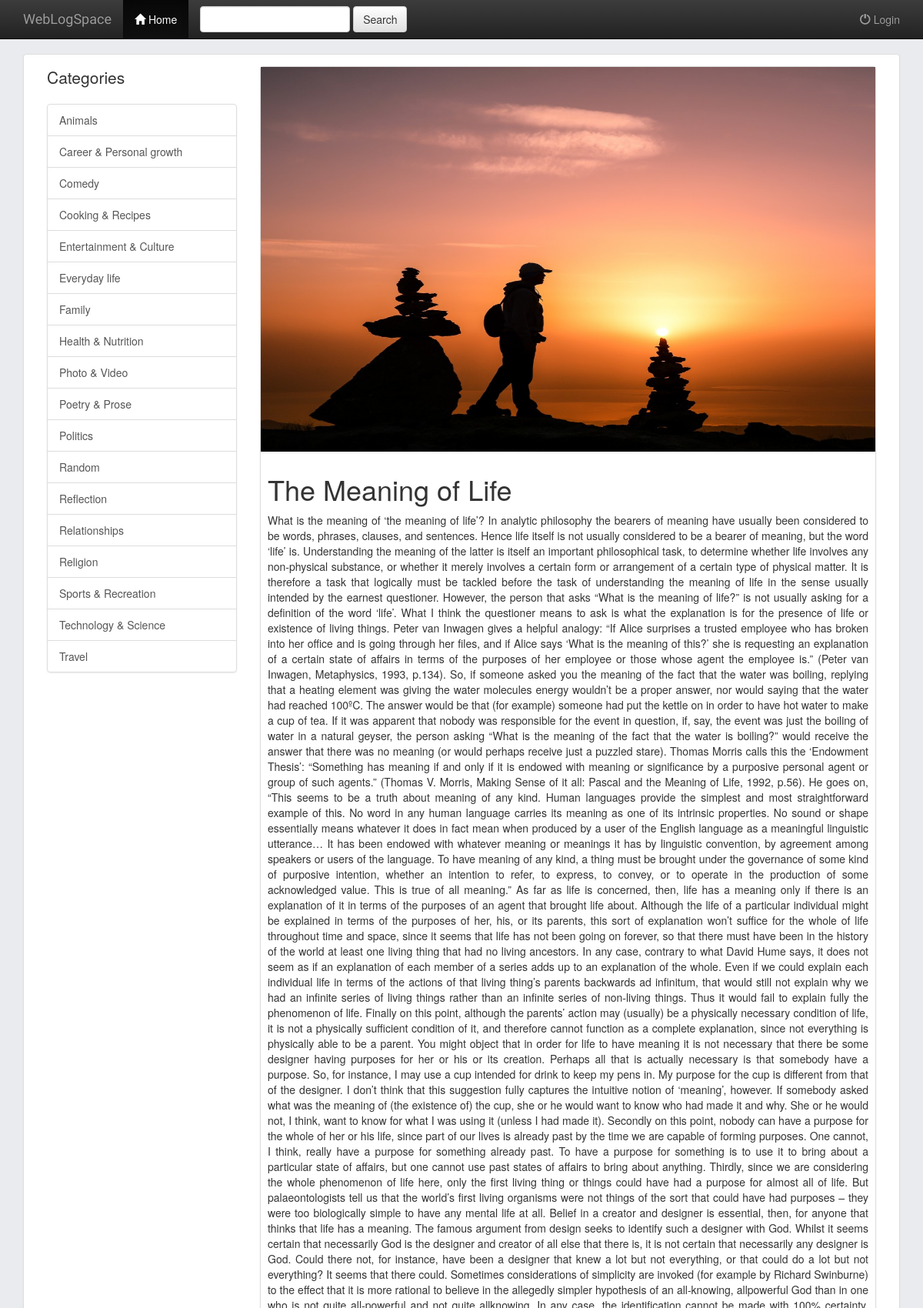
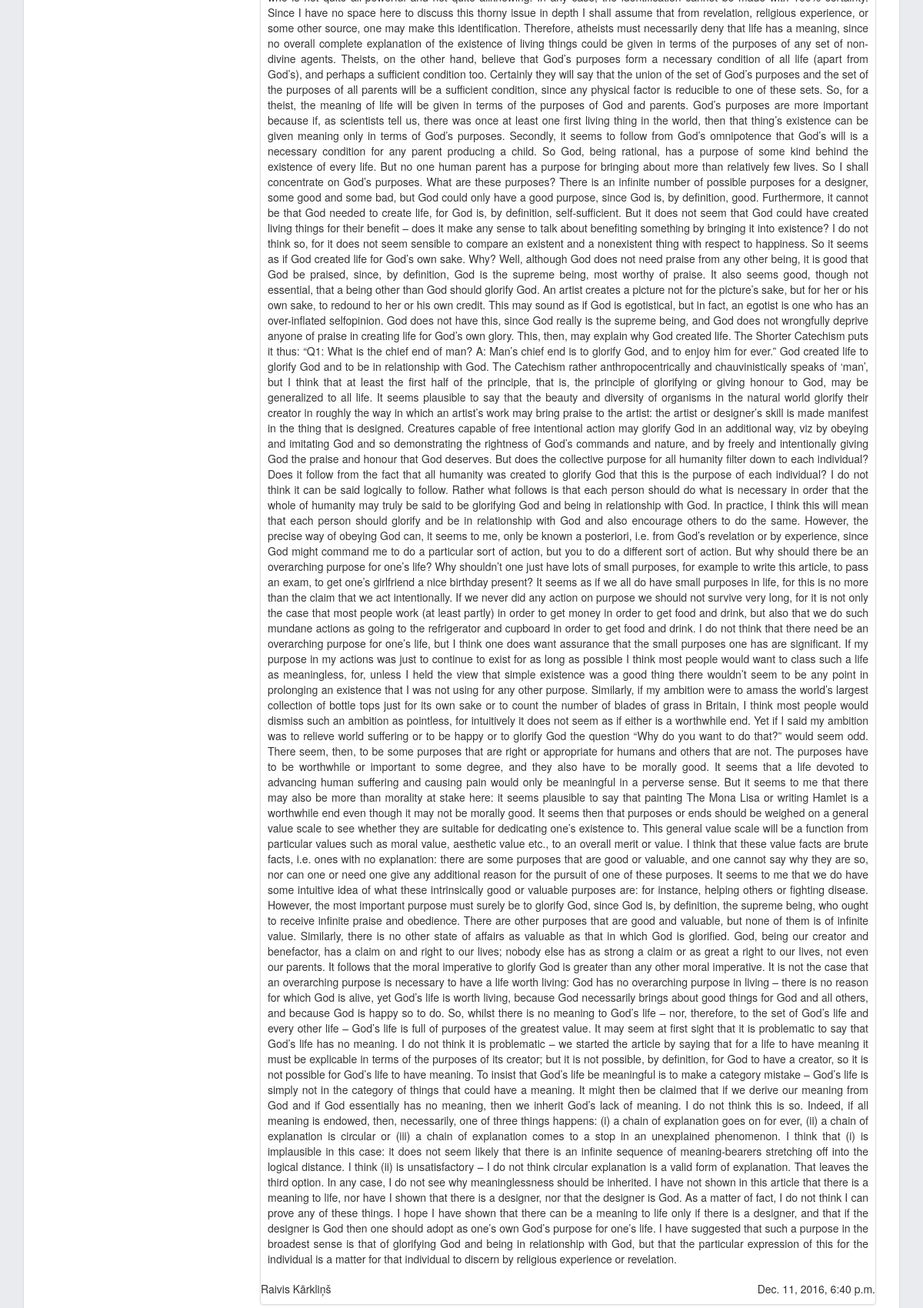
Screenshot of /blog/33/ (upper part) with the database file from the repository (2 pictures, top to bottom).
### home/models.py (models this page shows, shortened)
class Category(models.Model):
    name = models.CharField(max_length=30, blank=False, unique=True)

class Blog(models.Model):
    title = models.CharField(max_length=255, blank=False)
    category = models.ForeignKey(Category, on_delete=models.CASCADE, blank=False, default=12)
    text = models.CharField(max_length=100000, blank=False)
    author = models.ForeignKey(User, on_delete=models.CASCADE)
    date_created = models.DateTimeField()
    picture = models.FileField(blank=False)
    class Meta:
        ordering = ['-date_created']

### home/views.py (the view, shortened to what this page needs)
# urls.py: url(r'^blog/(?P<blog_pk>[0-9]+)/$', views.blogview, name='blog'),
def blogview(request, blog_pk):
    user = request.user
    blog = get_object_or_404(Blog, pk=blog_pk)
    categories = Category.objects.all().order_by('name')
    return render(request, 'home/article.html', {'blog': blog, 'user':user, 'categories': categories})

### home/templates/home/article.html (shortened to what this page needs)
{% extends 'home/base.html' %}
{% block home_active %}active{% endblock %}
{% block body %}
<div class="col-md-9">
	<div class="thumbnail">
		<img class="img-responsive" src="{{ blog.picture.url }}" alt="{{ blog.title }}"style="max-height:500px;">
		<div class="caption-full">
			<h1>{{ blog.title }}</h1>
			<p id="tagline" class="fulljustify">{{ blog.text }}</p>
		</div>
		<div class="ratings">
			<p class="pull-right">{{ blog.date_created }}</p>
			<p>
				{% if user.is_authenticated %}
				<span><a href="{% url 'home:profile' blog.author.id %}">{{ blog.author.first_name }} {{ blog.author.last_name }}</a></span><br>
				<span></span>
				{% else %}
				<span>{{ blog.author.first_name }} {{ blog.author.last_name }}</span><br>
				{% endif %}
			</p>
		</div>
	</div>
</div>
{% endblock %}

### home/templates/home/base.html (shortened to what this page needs)
<!DOCTYPE html>
<html lang="en">
	<head>
		{% load staticfiles %}
		<link rel="stylesheet" href="https://maxcdn.bootstrapcdn.com/bootstrap/3.3.7/css/bootstrap.min.css">
		<link rel="stylesheet" href="https://maxcdn.bootstrapcdn.com/bootstrap/3.3.7/css/bootstrap-theme.min.css">
		<link rel="stylesheet" type="text/css" href="{% static 'home/style.css' %}"/>
	</head>
	<body>
		<nav class="navbar navbar-inverse navbar-fixed-top">
			<div class="container">
				<div class="navbar-header">
					<a class="navbar-brand" href="{% url 'home:index' %}">WebLogSpace</a>
				</div>
				<div class="collapse navbar-collapse" id="topNavBar">
					<ul class="nav navbar-nav">
						<li class="{% block home_active %}{% endblock %}">
							<a href="{% url 'home:index' %}">
							<span class="glyphicon glyphicon-home"></span>
							Home
							</a>
						</li>
					</ul>
					<form class="navbar-form navbar-left" role="search" method="get" action="{% url 'home:index' %}">
						<div class="form-group">
							<input type="text" class="form-control" name="q" value="{{ request.GET.q }}">
						</div>
						<button type="submit" class="btn btn-default">Search</button>
					</form>
					<ul class="nav navbar-nav navbar-right">
						{% if user.is_authenticated %}
						<li class="{% block add_blog_active %}{% endblock %}">
							<a href="{% url 'home:add_blog' %}">
							<span class="glyphicon glyphicon-plus"></span>
							Add Blog
							</a>
						</li>
						<li class="">
							<a href="{% url 'home:logout' %}">
							<span class="glyphicon glyphicon-off"></span>
							Logout
							</a>
						</li>
						{% else %}
						<li class="{% block login_active %}{% endblock %}">
							<a href="{% url 'home:login' %}">
							<span class="glyphicon glyphicon-off"></span>
							Login
							</a>
						</li>
						{% endif %}
					</ul>
				</div>
			</div>
		</nav>
		<div class="container">
			<div class="row">
				<div class="col-sm-12 col-md-12">
					<div class="panel panel-default">
						<div class="panel-body">
							{% block sidebar %}
							{% for category in categories %}
							{% if forloop.first %}
							<div class="col-md-3">
								<p class="lead">Categories</p>
								<div class="list-group">
									{% endif %}
									<a href="{% url 'home:category' category.id %}" class="list-group-item">{{ category.name }}</a>
									{% endfor %}
								</div>
							</div>
							{% endblock %}
							{% block body %}
							{% endblock %}
						</div>
					</div>
				</div>
			</div>
		</div>
	</body>
</html>

### home/static/home/style.css (style rules this page uses)
body { padding-top: 70px; background-color: #e9ebee; }
.navbar-brand { font-family: 'Satisfy', cursive; }
.thumbnail img { width: 100%; }
.thumbnail { padding: 0; }
.thumbnail .caption-full { padding: 9px; color: #333; }
.fulljustify { text-align:justify; }
.fulljustify:after { display: inline-block; width: 100%; }

### rows the page displays
Category: shows "Categories", name "Animals"
Category: name "Career & Personal growth"
Category: name "Comedy"
Category: name "Cooking & Recipes"
Category: name "Entertainment & Culture"
Category: name "Everyday life"
Category: name "Family"
Category: name "Health & Nutrition"
Category: name "Photo & Video"
Category: name "Poetry & Prose"
Category: name "Politics"
Category: name "Random"
Category: name "Reflection"
Category: name "Relationships"
Category: name "Religion"
Category: name "Sports & Recreation"
Category: name "Technology & Science"
Category: name "Travel"
Blog: picture (picture), title "The Meaning of Life", text "What is the meaning of ‘the meaning of life’? In analytic philosophy the bearers of meaning have usually been considered to be words, phrases, clauses, and sentences. Hence life itself is not usually considered to be a bearer of meaning, but the word ‘life’ is. Understanding the meaning of the latter is itself an important philosophical task, to determine whether life involves any non-physical substance, or whether it merely involves a certain form or arrangement of a certain type of physical matter. It is therefore a task that logically must be tackled before the task of understanding the meaning of life in the sense usually intended by the earnest questioner. However, the person that asks…", date_created "Dec. 11, 2016, 6:40 p.m.", author.first_name "Raivis", author.last_name "Kārkliņš"
